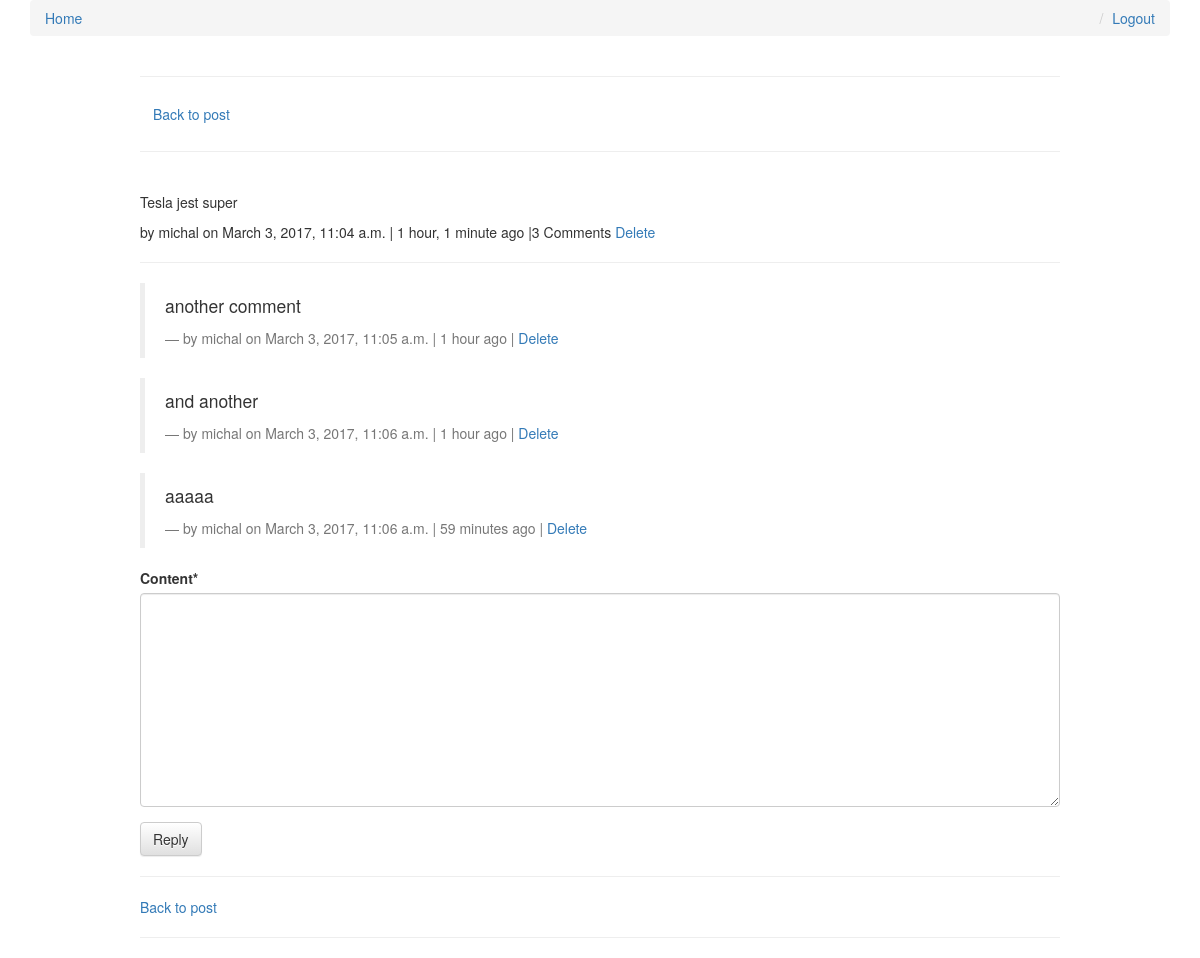
Page /comments/1/ (signed in) on the committed database.
### comments/models.py (models this page shows, shortened)
class Comment(models.Model):
    user = models.ForeignKey(settings.AUTH_USER_MODEL, default=1)
    content_type = models.ForeignKey(ContentType, on_delete=models.CASCADE)
    object_id = models.PositiveIntegerField()
    content_object = GenericForeignKey('content_type', 'object_id')
    parent = models.ForeignKey("self", null=True, blank=True)
    content = models.TextField()
    timestamp = models.DateTimeField(auto_now_add=True)
    objects = CommentManager()
    class Meta:
        ordering = ['-timestamp']
    def get_delete_url(self):
        return reverse("comments:delete", kwargs={"id": self.id})
    def children(self):  # replies
        return Comment.objects.filter(parent=self).order_by('timestamp')
    @property
    def is_parent(self):
        if self.parent is not None:
            return False
        return True

### comments/views.py (the view, shortened to what this page needs)
# urls.py: url(r'^(?P<id>\d+)/$', views.comment_thread, name="thread"),
@login_required
def comment_thread(request, id):
    try:
        obj = Comment.objects.get(id=id)
    except:
        raise Http404
    if not obj.is_parent:
        obj = obj.parent
    original_post = obj.content_object.get_absolute_url()
    initial_data = {
        "content_type": obj.content_type,
        "object_id": obj.object_id,
    }
    form = CommentForm(request.POST or None, initial=initial_data)
    context = {
        "comment": obj,
        "form": form,
        "original_post": original_post,
    }
    return render(request, "comment_thread.html", context)

### comments/forms.py
class CommentForm(forms.Form):
    content_type = forms.CharField(widget=forms.HiddenInput)
    object_id = forms.IntegerField(widget=forms.HiddenInput)
    content = forms.CharField(widget=forms.Textarea)

### posts/models.py (called while the page is built)
    def get_absolute_url(self):
        return reverse("posts:detail", kwargs={"slug": self.slug})

### posts/templates/comment_thread.html (shortened to what this page needs)
{% extends "base.html" %}
{% load urlify %}
{% load crispy_forms_tags %}
{% block content %}
<div class="col-sm-10 col-sm-offset-1">
    <hr/>
    <a class="btn" href="{{ original_post }}">Back to post</a>
    <hr/>
    <br/>
        <p>{{ comment.content }}</p>
        <footer>
            by {{ comment.user }} on {{ comment.timestamp }} | {{ comment.timestamp|timesince }} ago |{% if comment.children.count > 0 %}{{ comment.children.count }} Comment{% if comment.children.count > 1 %}s{% endif %} {% endif %} {% if request.user == comment.user %}<a href="{{ comment.get_delete_url }}">Delete</a>{% endif %}
        </footer>
        <hr/>
        <div>
            {% for child_comment in comment.children %}
                <blockquote>
                    <p>{{ child_comment.content }}</p>
                    <footer>by {{ child_comment.user }} on {{ child_comment.timestamp }} | {{ child_comment.timestamp|timesince }} ago | {% if request.user == child_comment.user %}<a href="{{ child_comment.get_delete_url }}">Delete</a>{% endif %}</footer>
                </blockquote>
            {% endfor %}
            {% if request.user.is_authenticated %}
                <form method="post" action=".">
                    {{ form|crispy }}
                    <input type="submit" value="Reply" class="btn btn-default"> {% csrf_token %}
                </form>
            {% else %}
                <p>You must be logged in to comment</p>
            {% endif %}
        </div>
    <hr/>
    <a href="{{ original_post }}">Back to post</a>
    <hr/>
</div>
{% endblock content %}

### posts/templates/base.html (shortened to what this page needs)
{% load staticfiles %}
<!DOCTYPE html>
<html lang="en">
<head>
    <link rel="stylesheet"
          href="https://maxcdn.bootstrapcdn.com/bootstrap/3.3.7/css/bootstrap.min.css"
>
    <link rel="stylesheet"
          href="https://maxcdn.bootstrapcdn.com/bootstrap/3.3.7/css/bootstrap-theme.min.css"
>
    <link rel="stylesheet"
          href="https://maxcdn.bootstrapcdn.com/font-awesome/4.7.0/css/font-awesome.min.css">
    <link rel="stylesheet" href='{% static "css/base.css" %}'/>
</head>
<body>
    <div class="container">
        <ol class="breadcrumb">
            <li><a href='{% url "posts:list" %}'>Home</a></li>
            {% if not request.user.is_authenticated %}
                <li class="pull-right"><a href='{% url "register" %}'>Register</a></li>
                <li class="pull-right"><a href='{% url "login" %}'>Login</a></li>
            {% else %}
                <li class="pull-right"><a href='{% url "logout" %}'>Logout</a></li>
            {% endif %}
        </ol>
        {% block content %}
        {% endblock content %}
    </div>
</body>
</html>

### rows in the picture
Comment: content "Tesla jest super", user "michal", timestamp "March 3, 2017, 11:04 a.m.", timestamp "1 hour, 1 minute", children.count "3"
Comment: content "another comment", user "michal", timestamp "March 3, 2017, 11:05 a.m.", timestamp "1 hour"
Comment: content "and another", user "michal", timestamp "March 3, 2017, 11:06 a.m.", timestamp "1 hour"
Comment: content "aaaaa", user "michal", timestamp "March 3, 2017, 11:06 a.m.", timestamp "59 minutes"
